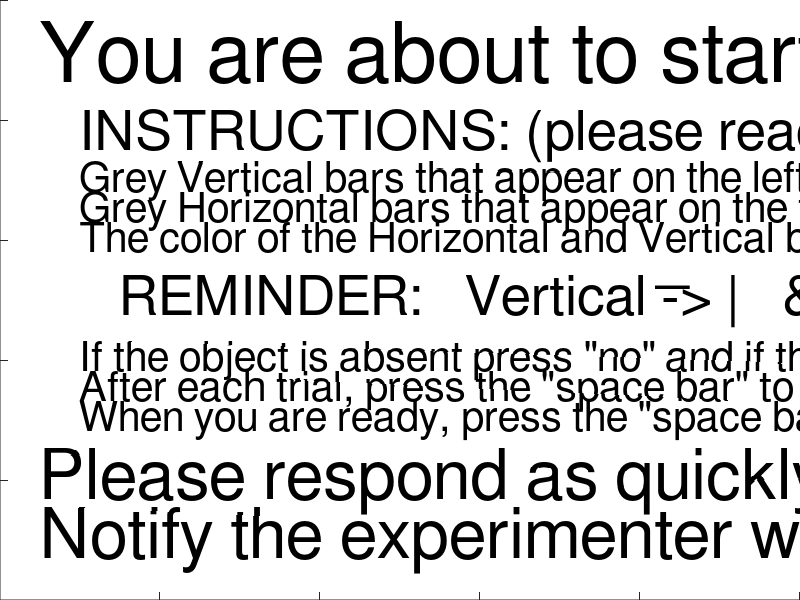

MATLAB code to generate this figure:
% Code for conducting Linguistic Visual Search experiments

% A table of stimuli is prepared, and for each execution of the function
% vs_KeyPressFcn a response table is prepared and by the end of the
% experiment this table is written to a file with the prefix "subject"

% Use any key to get the next stimuli and 0 and 1 to indicate absence and
% presence

% Display related information
global width height
global vs_figure
% Object display properties 
global  margin mindist long short 

% Globals for the sound
global samplingrate file delays

% Data recording & program flow
global parameters all_responses trial_nr
global breathe semaphore

% Globals for parameter information
global kinds_of_objects
global speak_orientation_first 
% Globals to access the parameters at their appropriate index
global sti_con_index sti_type_index set_size_index block_index field_index delay_index draw_index

% CONDITIONS SETUP
%**************************
% FIXED CONDITIONS
speak_orientation_first = false;
samplingrate = 22050;
% delay = 0           ; % additional delay in seconds between sound and object display

% Variable CONDITIONS (AKA parameters)
% Stimulus object can be present or absent
stimulus_conditions = 2; % present or absent

% Object can one of four kinds
kinds_of_objects = 4; % kind 1,2,3 and 4;

% Once the stimulus is one kinds, the noise is one out of the OTHER kinds
% Total number of objects can be one of 2,3 or 4 sizes
setsizes = [5 10 15 20]; % Set sizes

% CONDITIONS COMPUTED AUTOMATICALLY
number_of_set_sizes = size(setsizes,2);

% How many blocks should the experiment run for?
% Each block contains every conditions exactly once, in random order
% // to get different conditions across blocks add it later
% and increase number_of_blocks here
number_of_blocks = 1;                         

number_of_fields = 1;

number_of_delays = 1;
delays = [0];

% number_of_draw_all_stimuli = 1;
% draw_all_stimuli = [0];

% One parameter for stimulus condition, one for kind of stimulus, one for
% kind of noise, one for setsize; in the order as defined above
% fifth parameter is the block number + increase this if you add parameters
num_parameters = 7;

% These variables determine the index a parameter gets inside 'parameters'
sti_con_index = 1;
sti_type_index = 2;
set_size_index = 3;
block_index = 4;
field_index = 5;
delay_index = 6;
draw_index = 7;

%**************************

% number of conditions determines the number of rows in 'parameters'.
number_of_conditions = ...
    stimulus_conditions * ...
    kinds_of_objects * ...
    number_of_set_sizes * ...
    number_of_blocks * ...
    number_of_fields * number_of_delays; % 2 conditions for left/right field 2 conditions for two delays;

parameters = zeros(number_of_conditions, num_parameters);
for i = 1:number_of_conditions
   parameters(i, sti_con_index )    = mod(i, stimulus_conditions );
   parameters(i, sti_type_index )   = 1 + mod( floor( (i-1) / stimulus_conditions ) ,kinds_of_objects);
   parameters(i, set_size_index )   = 1 + mod( floor( (i-1) / (stimulus_conditions*kinds_of_objects)), number_of_set_sizes);
   parameters(i, block_index )      = 1 + mod( floor( (i-1) / (stimulus_conditions*kinds_of_objects*number_of_set_sizes)), number_of_blocks);
   parameters(i, field_index )      = 1 + mod( floor( (i-1) / (stimulus_conditions*kinds_of_objects*number_of_set_sizes*number_of_blocks)), number_of_fields);
   parameters(i, delay_index )      = 1 + mod( floor( (i-1) / (stimulus_conditions*kinds_of_objects*number_of_set_sizes*number_of_blocks*number_of_fields)), number_of_delays);
   % parameters(i, draw_index )       = 1 + mod( floor( (i-1) / (stimulus_conditions*kinds_of_objects*number_of_set_sizes*number_of_blocks*number_of_fields*delay_index)), number_of_draw_all_stimuli);
   % translate the integer 0-1-2-3 ... to actual sizes!
   parameters(i, set_size_index) = setsizes( parameters( i, set_size_index ));
   parameters(i, delay_index)    = delays( parameters( i, delay_index ));
   % parameters(i, draw_index ) = draw_all_stimuli( parameters( i, draw_index ));
end

% RANDOMIZATION OF CONDITIONS
% this randomly permutes the conditions within each block
% NOT across blocks
block_size = number_of_conditions / number_of_blocks;
for i = 0:(number_of_blocks-1)
    from = 1 + i * block_size;
    to = (i+1) * block_size;
    parameters( from - 1 + randperm(block_size),: ) = parameters(from:to,:);
end
% RANDOMIZATION END
parameters = parameters( 1:16, : );

% FROM_AK: ADD ACROSS BLOCK CONDITIONS HERE!
% FROM_AK: REPLICATE BLOCKS AND ADD ONE COLUMN WITH THE PROPER CONDITION,
% e.g. the following replicates the same conditions 
% and sets the last column to 1 for the first replicated part and 0 for the
% second

%param_length = size(parameters,1);
%parameters ...
% = [parameters ones(param_length,1);... 
%    parameters zeros(param_length,1)];


% Gather display information
screensize  = get(0,'ScreenSize');          % Get the screen size
width       = screensize(3);                % Width of display
height      = screensize(4)-20;             % Height of display minus something for the handle

margin      =  100;                         % Minimal distance of elemenent from sides
mindist     =  10;                          % Minimal distance between elements
long        =  80;                          % Long side of element
short       =  20;                          % Short side of element

%Loading sound files
files = dir('sound/*.wav');                 % Read the sound files
for i=1:length(files)
    file{i} = wavread(['sound/' files(i).name]);
end

% Initialize variables
disp('Initialize variables');
semaphore       = false;                        % Only process one keypress at a time
breathe         = false;                        % Subject is either active or breathing
all_responses   = [];                           % Table to record all responses in
trial_nr        = 1;                            % index to count trials

% Creates a figure (i.e. a display) associates the vs_KeyPressFcn
% this function is executed every time the user hits a key
disp('Calling figure');
vs_figure = figure(...
    'Position',[0 0 width height],...
    'outerposition',[0 0 width height],...
    'KeyPressFcn',@vs_KeyPressFcn_practice_1,...
    'NumberTitle','off', ...
    'MenuBar','none',...
    'ToolBar','none');  

axis off
axes('position',[0  0  1  1])
text(0.05,.9,'You are about to start a practice block.','Fontsize', 60)
text(0.1,.775,'INSTRUCTIONS: (please read carefully)','Fontsize',40)
text(0.1,.6,'The color of the Horizontal and Vertical bars identify the color of the target.','Fontsize', 30)
text(0.1,.65,'Grey Horizontal bars that appear on the top and bottom of the screen identify a horizontal target.','Fontsize', 30)
text(0.1,.7,'Grey Vertical bars that appear on the left and right of the screen identify a vertical target.','Fontsize', 30)
text(0.15,.5,'REMINDER:   Vertical -> |   &   Horizontal ->','Fontsize', 40)
text(.82,.53,'_','Fontsize', 50)
text(0.1,.4,'If the object is absent press "no" and if the object is present press "yes."','Fontsize', 30)
text(0.1,.35,'After each trial, press the "space bar" to continue.','Fontsize', 30)
text(0.1,.3,'When you are ready, press the "space bar" to begin.','Fontsize', 30)
text(0.05,.2,'Please respond as quickly and accurately as possible.','Fontsize', 50)
text(0.05,.1,'Notify the experimenter when this practice block ends.','Fontsize', 50)
tic
